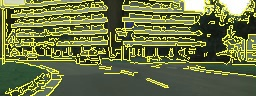
#> input picture evaluation_results/edge_detected_overlay.jpg, 256 x 96 px, given in place of train1.png, which was not available
$ python edge_detection_canny.py
#> lines starting #> are read from the running program, lines starting #| are printed output that depends on the picture; pictures that were not available may be replaced by others from this repository, and a replacement may not be noted
import cv2
import numpy as np
import matplotlib.pyplot as plt

def auto_canny(gray_image, sigma=0.5):

    median = np.median(gray_image)
    low_threshold = int(max(0, (1.0 - sigma) * median))
    high_threshold = int(min(255, (1.0 + sigma) * median))

    print(f"Ngưỡng tối ưu: Low={low_threshold}, High={high_threshold}")
    edge_image = cv2.Canny(gray_image, low_threshold, high_threshold)

    return edge_image

def overlay_edges_on_image(image, edge_image, edge_color=(55, 255, 255)):

    edge_mask = np.stack([edge_image] * 3, axis=-1)
    highlighted_image = np.where(edge_mask > 0, edge_color, image)

    return highlighted_image.astype(np.uint8)  # Chuyển đổi về kiểu dữ liệu hợp lệ

def main():
    image_path = r"F:\StudyatCLass\Study\class\Thigiacmaytinh\segmetion_detect\train\img\train1.png"
    label_path = r"F:\StudyatCLass\Study\class\Thigiacmaytinh\segmetion_detect\train\label\train1.png"
    image = cv2.imread(image_path)
#> image is the input picture: shape (96, 256, 3); mean B, G, R 68, 114.3, 105.5
    label = cv2.imread(label_path)

    if image is None:
        print("Error: Could not read the image.")
        return

    gray_image = cv2.cvtColor(image, cv2.COLOR_BGR2GRAY)
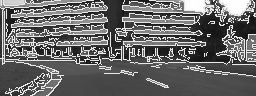
#> gray_image: shape (96, 256); min 14, max 255, mean 106.4
    edge_image = auto_canny(gray_image)
#> in auto_canny, `median = np.median(gray_image)`: median = 75
#> in auto_canny, `low_threshold = int(max(0, (1.0 - sigma) * median))`: low_threshold = 37
#> in auto_canny, `high_threshold = int(min(255, (1.0 + sigma) * median))`: high_threshold = 112
#| Ngưỡng tối ưu: Low=37, High=112
#> in auto_canny, `edge_image = cv2.Canny(gray_image, low_threshold, high_threshold)`:
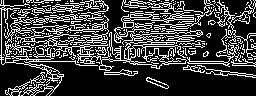
#> edge_image: shape (96, 256); 25.1% white in thin lines or dots

    # Chồng cạnh lên ảnh gốc
    highlighted_image = overlay_edges_on_image(image, edge_image)
#> in overlay_edges_on_image, `edge_mask = np.stack([edge_image] * 3, axis=-1)`: edge_mask: shape (96, 256, 3); 25.1% white in thin lines or dots
#> in overlay_edges_on_image, `highlighted_image = np.where(edge_mask > 0, edge_color, image)`:
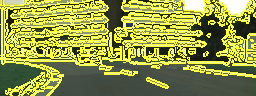
#> highlighted_image: shape (96, 256, 3) int64; mean of channels 0, 1, 2 70.2, 151.3, 144.4; drawn as B, G, R

    output_path = "edge_detected_overlay.jpg"
    cv2.imwrite(output_path, highlighted_image)

    # Hiển thị kết quả
    plt.figure(figsize=(10, 5))

    plt.subplot(2, 2, 1)
    plt.imshow(cv2.cvtColor(image, cv2.COLOR_BGR2RGB))
    plt.title("Original Image")
    plt.axis("off")

    plt.subplot(2, 2, 2)
    plt.imshow(cv2.cvtColor(edge_image, cv2.COLOR_BGR2RGB))
    plt.title("Edge Detection")
    plt.axis("off")

    plt.subplot(2, 2, 3)
    plt.imshow(cv2.cvtColor(highlighted_image.astype(np.uint8), cv2.COLOR_BGR2RGB))
    plt.title("Edge Detection Overlay")
    plt.axis("off")

    plt.subplot(2, 2, 4)
    plt.imshow(cv2.cvtColor(label, cv2.COLOR_BGR2RGB))
    plt.title("Label original")
    plt.axis("off")

    plt.show()
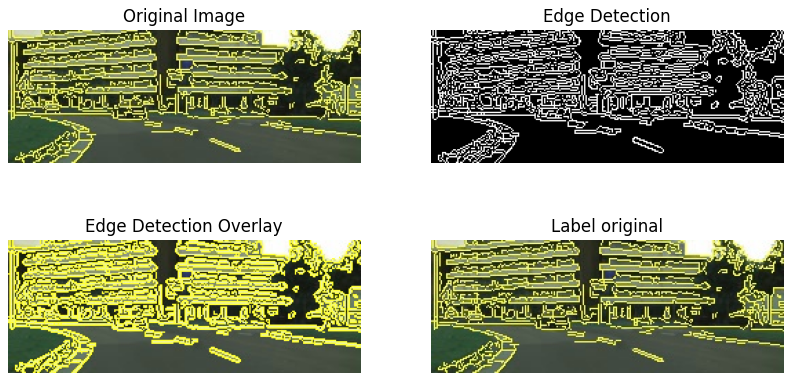
#> figure drawn by matplotlib, 4 panels

if __name__ == "__main__":
    main()
